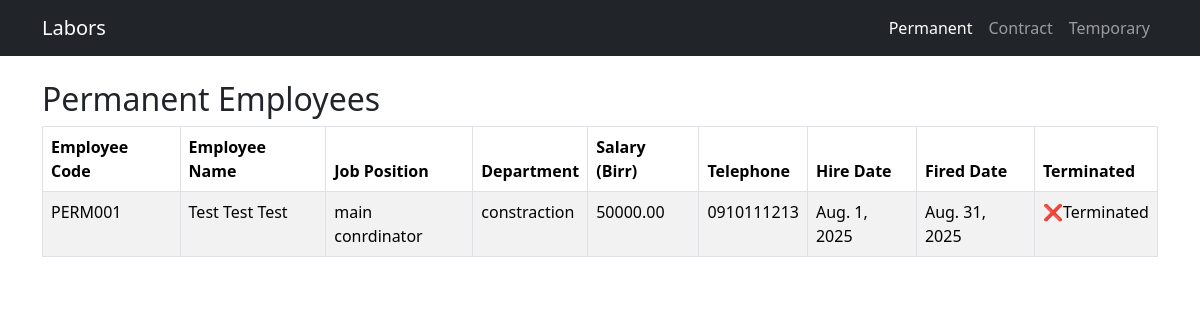
The page / on the database its author committed.
### base/models.py (models this page shows, shortened)
class BaseEmployee(models.Model):
    employee_code = models.CharField(max_length=20, unique=True, editable=False)
    name = models.CharField(max_length=200)
    age = models.PositiveIntegerField(blank=True, null=True)
    telephone = models.CharField(max_length=50, blank=True, null=True)
    department = models.CharField(max_length=100, blank=True, null=True)
    job_position = models.CharField(max_length=100, blank=True, null=True)
    salary_birr = models.DecimalField(max_digits=12, decimal_places=2, blank=True, null=True)
    nationality = models.CharField(max_length=100, blank=True, null=True)
    marital_status = models.CharField(
        max_length=20,
        choices=[("SINGLE", "Single"), ("MARRIED", "Married"), ("OTHER", "Other")],
        blank=True, null=True
    )
    address = models.CharField(max_length=255, blank=True, null=True)
    sub_city = models.CharField(max_length=100, blank=True, null=True)
    wereda = models.CharField(max_length=100, blank=True, null=True)
    tin_no = models.CharField(max_length=50, blank=True, null=True)
    working_hour = models.CharField(
        max_length=50,
        choices=[
            ("NORMAL", "Normal Hour"),
            ("PART", "Part Time"),
            ("MORNING", "Morning"),
            ("AFTERNOON", "Afternoon"),
            ("NIGHT", "Night"),
            ("SHIFTING", "Shifting"),
        ],
        blank=True, null=True
    )
    branch = models.CharField(max_length=100, blank=True, null=True)
    hire_date = models.DateField(blank=True, null=True)
    class Meta:
        abstract = True

class PermanentEmployee(BaseEmployee):
    fired_date = models.DateField(blank=True, null=True)
    terminated = models.BooleanField(default=False)
    class Meta:
        ordering = ["fired_date", "name"]  # your rule: order by fired date

### base/views.py (the view)
# urls.py: path("", views.employee_list_permanent, name="employee_list_permanent"),
def employee_list_permanent(request):
    employees = PermanentEmployee.objects.all()  # ordered by fired_date by Meta.ordering
    return render(request, "labors/employee_list.html", {
        "active_tab": "PERMANENT",
        "employees": employees,
    })

### base/templates/labors/employee_list.html
{% extends "labors/base.html" %}
{% block content %}
<h2>{{ active_tab|title }} Employees</h2>
<table class="table table-bordered table-striped">
    <thead>
        <tr>
            <th>Employee Code</th>
            <th>Employee Name</th>
            <th>Job Position</th>
            <th>Department</th>
            <th>Salary (Birr)</th>
            <th>Telephone</th>
            <th>Hire Date</th>
            {% if active_tab == "PERMANENT" %}
                <th>Fired Date</th>
                <th>Terminated</th>
            {% elif active_tab == "CONTRACT" %}
                <th>Contract Date</th>
            {% elif active_tab == "TEMPORARY" %}
                <th>Logs</th>
            {% endif %}
        </tr>
    </thead>
    <tbody>
    {% for emp in employees %}
        <tr>
            <td>{{ emp.employee_code }}</td>
            <td>{{ emp.name }}</td>
            <td>{{ emp.job_position }}</td>
            <td>{{ emp.department }}</td>
            <td>{{ emp.salary_birr }}</td>
            <td>{{ emp.telephone }}</td>
            <td>{{ emp.hire_date }}</td>
            {% if active_tab == "PERMANENT" %}
                <td>{{ emp.fired_date }}</td>
                <td>{% if emp.terminated %}❌Terminated {% else %} Not Terminated✅{% endif %}</td>
            {% elif active_tab == "CONTRACT" %}
                <td>{{ emp.contract_date }}</td>
            {% elif active_tab == "TEMPORARY" %}
                <td><a href="{% url 'temporary_logs' emp.id %}" class="btn btn-sm btn-primary">View Logs</a></td>
            {% endif %}
        </tr>
    {% empty %}
        <tr>
            <td colspan="10">No employees found.</td>
        </tr>
    {% endfor %}
    </tbody>
</table>
{% endblock %}

### base/templates/labors/base.html (shortened to what this page needs)
<!DOCTYPE html>
<html lang="en">
<head>
    <link href="https://cdn.jsdelivr.net/npm/bootstrap@5.3.2/dist/css/bootstrap.min.css" rel="stylesheet">
</head>
<body>
<nav class="navbar navbar-expand-lg navbar-dark bg-dark">
    <div class="container">
        <a class="navbar-brand" href="/">Labors</a>
        <ul class="navbar-nav ms-auto">
            <li class="nav-item">
                <a class="nav-link {% if active_tab == 'PERMANENT' %}active{% endif %}" href="/">Permanent</a>
            </li>
            <li class="nav-item">
                <a class="nav-link {% if active_tab == 'CONTRACT' %}active{% endif %}" href="/contract/">Contract</a>
            </li>
            <li class="nav-item">
                <a class="nav-link {% if active_tab == 'TEMPORARY' %}active{% endif %}" href="/temporary/">Temporary</a>
            </li>
        </ul>
    </div>
</nav>
<div class="container mt-4">
    {% block content %}{% endblock %}
</div>
</body>
</html>

### rows shown on the page
PermanentEmployee: employee_code "PERM001", name "Test Test Test", job_position "main conrdinator", department "constraction", salary_birr "50000.00", telephone "0910111213", hire_date "Aug. 1, 2025", fired_date "Aug. 31, 2025", terminated "❌Terminated"

### other values the page prints
{{ active_tab|title }} "Permanent"
